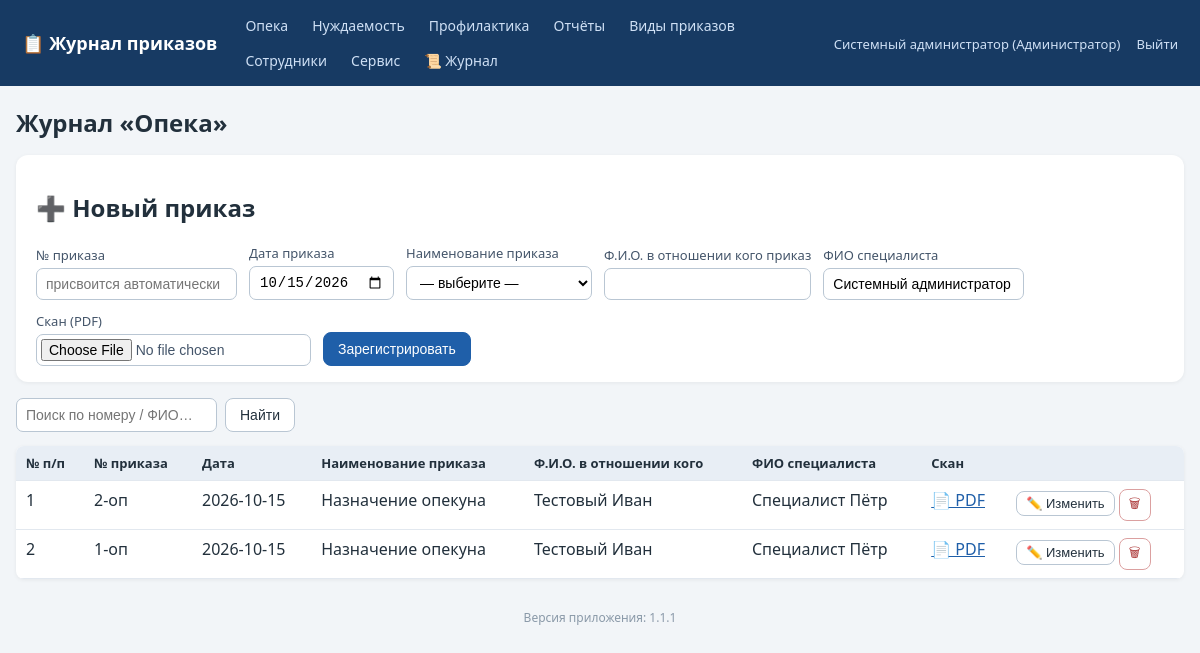
Screenshot of /journal/opeka (signed in) with the database file from the repository.
### tables this page shows
CREATE TABLE employees (
    id INTEGER PRIMARY KEY AUTOINCREMENT,
    full_name TEXT NOT NULL,
    position TEXT NOT NULL DEFAULT '',
    login TEXT UNIQUE,
    password_hash TEXT,
    role_id INTEGER REFERENCES roles(id)
, pwd_changed_at TEXT);

CREATE TABLE roles (
    id INTEGER PRIMARY KEY AUTOINCREMENT,
    name TEXT UNIQUE NOT NULL
);

CREATE TABLE orders (
    id INTEGER PRIMARY KEY AUTOINCREMENT,
    journal TEXT NOT NULL,           -- opeka / nuzhdaemost / profilaktika
    order_number TEXT NOT NULL,      -- номер приказа, напр. "12-оп"
    order_date TEXT NOT NULL,        -- ГГГГ-ММ-ДД
    order_type_id INTEGER REFERENCES order_types(id),
    person_fio TEXT NOT NULL DEFAULT '',   -- ФИО в отношении кого
    specialist_fio TEXT NOT NULL DEFAULT '', -- ФИО специалиста
    scan_path TEXT,
    created_at TEXT DEFAULT CURRENT_TIMESTAMP
);

CREATE TABLE order_types (
    id INTEGER PRIMARY KEY AUTOINCREMENT,
    kind TEXT NOT NULL,              -- вид приказа (название журнала)
    name TEXT NOT NULL,              -- наименование приказа
    UNIQUE(kind, name)
);

### app.py (the view)
@app.route('/journal/<journal>')
def journal_list(journal):
    if journal not in JOURNAL_TYPES:
        abort(404)
    user = current_user()
    if not can_access_journal(user, journal):
        abort(403)
    q = request.args.get('q', '').strip()
    conn = get_db()
    sql = ('SELECT o.*, t.name AS type_name FROM orders o '
           'LEFT JOIN order_types t ON t.id=o.order_type_id WHERE o.journal=?')
    params = [journal]
    if q:
        sql += ' AND (o.order_number LIKE ? OR o.person_fio LIKE ? OR o.specialist_fio LIKE ?)'
        like = f'%{q}%'
        params += [like, like, like]
    sql += (' ORDER BY o.order_date DESC, '
            "CAST(NULLIF(SUBSTR(o.order_number, 1, INSTR(o.order_number || '-', '-')), '') AS INTEGER) DESC")
    rows = conn.execute(sql, params).fetchall()
    types = conn.execute('SELECT * FROM order_types WHERE kind=? ORDER BY name',
                         (journal,)).fetchall()
    today = date.today().isoformat()
    conn.close()
    return render_template('journal.html', journal=journal, title=JOURNAL_TITLES[journal],
                           rows=rows, types=types, today=today, q=q)

### app.py (called while the page is built)
@app.after_request
def log_request(response):
    try:
        uid = session.get('user_id')
        status = response.status_code
        lvl = logging.WARNING if status >= 400 else logging.INFO
        log.log(lvl, f'[HTTP] {request.method} {request.path} -> {status} '
                     f'(IP: {request.remote_addr}, user_id: {uid or "-"})')
        if status == 403:
            audit('ОТКАЗ В ДОСТУПЕ (403)', f'{request.method} {request.path}')
        if (request.endpoint == 'login' and request.method == 'POST'
                and status == 200):
            log.warning(f'[БЕЗОПАСНОСТЬ] Неудачная попытка входа: логин '
                        f"'{request.form.get('login','')}' от IP "
                        f"{request.remote_addr}")
    except Exception:
        pass
    return response

def get_db():
    conn = sqlite3.connect(DB_PATH)
    conn.row_factory = sqlite3.Row
    conn.execute('PRAGMA foreign_keys = ON')
    return conn

def current_user():
    uid = session.get('user_id')
    if not uid:
        return None
    conn = get_db()
    u = conn.execute('SELECT e.*, r.name AS role_name FROM employees e '
                     'LEFT JOIN roles r ON r.id=e.role_id WHERE e.id=?', (uid,)).fetchone()
    conn.close()
    return u

def can_access_journal(user, journal):
    if not user:
        return False
    if user['role_name'] == 'Администратор':
        return True
    return user['role_name'] in ROLE_ACCESS[journal]

@app.before_request
def _guard():
    open_exceptions = ('login', 'logout', 'static')
    if request.endpoint in open_exceptions:
        return
    if not session.get('user_id'):
        return redirect(url_for('login'))

@app.context_processor
def inject_globals():
    user = current_user()
    journals = [j for j in JOURNAL_TYPES if user and can_access_journal(user, j)]
    return dict(
        cu=user,
        accessible_journals=[(j, JOURNAL_TITLES[j]) for j in journals],
        all_journals=[(j, JOURNAL_TITLES[j]) for j in JOURNAL_TYPES],
        journal_titles=JOURNAL_TITLES,
        all_roles=ALL_ROLES,
        app_version=APP_VERSION,
    )

### templates/journal.html (shortened to what this page needs)
{% extends 'base.html' %}
{% block content %}
<h1>Журнал «{{ title }}»</h1>
<div class="panel">
  <h2>➕ Новый приказ</h2>
  <form method="post" action="{{ url_for('journal_create', journal=journal) }}" enctype="multipart/form-data">
    <label>№ приказа <input name="order_number" placeholder="присвоится автоматически"></label>
    <label>Дата приказа <input type="date" name="order_date" value="{{ today }}"></label>
    <label>Наименование приказа
      <select name="order_type_id" required>
        <option value="">— выберите —</option>
      </select>
    </label>
    <label>Ф.И.О. в отношении кого приказ <input name="person_fio" required></label>
    <label>ФИО специалиста <input name="specialist_fio" value="{{ cu.full_name if cu else '' }}"></label>
    <label>Скан (PDF) <input type="file" name="scan" accept=".pdf,application/pdf"></label>
    <button class="btn primary" type="submit">Зарегистрировать</button>
  </form>
</div>
<form method="get" class="searchbar no-print">
  <input name="q" value="{{ q }}" placeholder="Поиск по номеру / ФИО…">
  <button class="btn">Найти</button>
</form>
<table class="grid">
  <tr><th>№ п/п</th><th>№ приказа</th><th>Дата</th><th>Наименование приказа</th>
      <th>Ф.И.О. в отношении кого</th><th>ФИО специалиста</th><th>Скан</th><th class="no-print"></th></tr>
  {% for r in rows %}
  <tr>
    <td>{{ loop.index }}</td>
    <td>{{ r.order_number }}</td>
    <td>{{ r.order_date }}</td>
    <td>{{ r.type_name or '—' }}</td>
    <td>{{ r.person_fio }}</td>
    <td>{{ r.specialist_fio }}</td>
    <td>{% if r.scan_path %}<a href="{{ url_for('order_scan', oid=r.id) }}" target="_blank">📄 PDF</a>{% else %}—{% endif %}</td>
    <td class="actions no-print">
      <button class="btn sm" data-id="{{ r.id }}" data-number="{{ r.order_number }}" data-date="{{ r.order_date }}"
              data-typeid="{{ r.order_type_id or '' }}" data-person="{{ r.person_fio }}" data-spec="{{ r.specialist_fio }}"
              onclick="openEdit(this)">✏️ Изменить</button>
      <form method="post" action="{{ url_for('order_delete', oid=r.id) }}" style="display:inline"
            onsubmit="return confirm('Удалить приказ?')"><button class="btn sm danger">🗑</button></form>
    </td>
  </tr>
  {% endfor %}
</table>
{% endblock %}

### templates/base.html (shortened to what this page needs)
<!DOCTYPE html>
<html lang="ru">
<head>
<link rel="stylesheet" href="{{ url_for('static', filename='style.css') }}">
</head>
<body>
<header class="topbar no-print">
  <div class="brand"><a href="{{ url_for('index') }}">📋 Журнал приказов</a></div>
  <nav>
    {% for j, t in accessible_journals %}
      <a href="{{ url_for('journal_list', journal=j) }}">{{ t }}</a>
    {% endfor %}
    {% if cu and (cu.role_name in ['Администратор','Куратор']) %}
      <a href="{{ url_for('reports') }}">Отчёты</a>
    {% endif %}
    <a href="{{ url_for('order_types') }}">Виды приказов</a>
    {% if cu and cu.role_name == 'Администратор' %}
      <a href="{{ url_for('employees') }}">Сотрудники</a>
      <a href="{{ url_for('service') }}">Сервис</a>
      <a href="{{ url_for('logs_view') }}" title="Журнал логирования">📜 Журнал</a>
    {% endif %}
  </nav>
  <div class="userbox">
    {% if cu %}
      <a href="{{ url_for('profile') }}" title="Сменить пароль">{{ cu.full_name }} ({{ cu.role_name }})</a>
      <a href="{{ url_for('logout') }}">Выйти</a>
    {% endif %}
  </div>
</header>
<main class="container">
  {% block content %}{% endblock %}
</main>
<footer class="foot no-print">Версия приложения: {{ app_version }}</footer>
</body>
</html>

### static/style.css (style rules this page uses)
:root { --bs:#1f5fa9;--bg:#f2f5f8;--tx:#22303c; }
* { box-sizing:border-box }
body { margin:0;font-family:"Segoe UI",Arial,sans-serif;background:var(--bg);color:var(--tx); }
a { color:var(--bs); }
.topbar { display:flex;align-items:center;gap:18px;flex-wrap:wrap;background:#173a63;color:#fff;padding:10px 22px; }
.topbar .brand a { color:#fff;font-weight:700;font-size:18px;text-decoration:none; }
.topbar nav { display:flex;gap:4px;flex-wrap:wrap;flex:1; }
.topbar nav a { color:#cfe0f5;text-decoration:none;padding:6px 10px;border-radius:6px;font-size:14px; }
.userbox a { color:#cfe0f5;text-decoration:none;font-size:13px;margin-left:12px; }
.container { max-width:1200px;margin:20px auto;padding:0 16px; }
h1 { font-size:24px; }
.panel { background:#fff;border-radius:12px;padding:16px 20px;margin:16px 0;box-shadow:0 1px 4px rgba(0,0,0,.06); }
.panel form { display:flex;flex-wrap:wrap;gap:12px;align-items:end; }
label { display:flex;flex-direction:column;font-size:13px;gap:4px;color:#44556a; }
input,select { padding:7px 9px;border:1px solid #b9c6d3;border-radius:7px;font-size:14px;background:#fff; }
input[type=file] { padding:4px; }
.btn { display:inline-block;padding:8px 14px;border-radius:8px;border:1px solid #b9c6d3;background:#fff;color:var(--tx);cursor:pointer;font-size:14px;text-decoration:none; }
.btn.primary { background:var(--bs);border-color:var(--bs);color:#fff; }
.btn.danger { background:#fff;border-color:#dba0a0;color:#a33; }
.btn.sm { padding:4px 9px;font-size:13px; }
table.grid { width:100%;border-collapse:collapse;background:#fff;margin:14px 0;box-shadow:0 1px 4px rgba(0,0,0,.06);border-radius:8px;overflow:hidden; }
.grid th { background:#e8eef5;font-size:13px;text-align:left; }
.grid th,.grid td { padding:8px 10px;border-bottom:1px solid #e2e8ef;vertical-align:top; }
.actions { white-space:nowrap; }
.searchbar { display:flex;gap:8px;margin:10px 0; }
.foot { text-align:center;color:#8a99a8;font-size:12px;margin:30px 0; }

### rows the page displays
employees: full_name "Системный администратор", specialist_fio "Системный администратор"
roles: role_name "Администратор"
orders: order_number "2-оп", order_date "2026-10-15", name "Назначение опекуна", person_fio "Тестовый Иван", specialist_fio "Специалист Пётр"
orders: order_number "1-оп", order_date "2026-10-15", name "Назначение опекуна", person_fio "Тестовый Иван", specialist_fio "Специалист Пётр"

### other values shown
{{ t }} "Опека" "Нуждаемость" "Профилактика"
{{ title }} "Опека"
{{ app_version }} "1.1.1"
